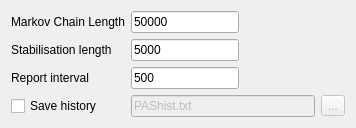
     <widget class="QWidget" name="BITab">
      <attribute name="title">
       <string>BI</string>
      </attribute>
      <layout class="QGridLayout" name="gridLayout_2">
       <item row="0" column="0">
        <widget class="QLabel" name="label_7">
         <property name="toolTip">
          <string>Length of the Markov chain for the MCMC-BI algorithm
 (this number will be multiplied by the number of free parameters)</string>
         </property>
         <property name="text">
          <string>Markov Chain Length</string>
         </property>
        </widget>
       </item>
       <item row="0" column="1">
        <widget class="QLineEdit" name="BI_lengthLE">
         <property name="toolTip">
          <string>Length of the Markov chain for the MCMC-BI algorithm
 (this number will be multiplied by the number of free parameters)</string>
         </property>
         <property name="text">
          <string>50000</string>
         </property>
        </widget>
       </item>
       <item row="0" column="2" colspan="2">
        <spacer name="horizontalSpacer_2">
         <property name="orientation">
          <enum>Qt::Horizontal</enum>
         </property>
         <property name="sizeHint" stdset="0">
          <size>
           <width>86</width>
           <height>20</height>
          </size>
         </property>
        </spacer>
       </item>
       <item row="1" column="0">
        <widget class="QLabel" name="label_8">
         <property name="toolTip">
          <string>&lt;!DOCTYPE HTML PUBLIC &quot;-//W3C//DTD HTML 4.0//EN&quot; &quot;http://www.w3.org/TR/REC-html40/strict.dtd&quot;&gt;
&lt;html&gt;&lt;head&gt;&lt;meta name=&quot;qrichtext&quot; content=&quot;1&quot; /&gt;&lt;style type=&quot;text/css&quot;&gt;
p, li { white-space: pre-wrap; }
&lt;/style&gt;&lt;/head&gt;&lt;body style=&quot; font-family:'MS Shell Dlg 2'; font-size:8.25pt; font-weight:400; font-style:normal;&quot;&gt;
&lt;p style=&quot; margin-top:0px; margin-bottom:0px; margin-left:0px; margin-right:0px; -qt-block-indent:0; text-indent:0px;&quot;&gt;&lt;span style=&quot; font-size:8pt;&quot;&gt;Length of the Markov chain for &lt;/span&gt;&lt;span style=&quot; font-size:8pt; font-weight:600;&quot;&gt;stabilisation phase&lt;/span&gt;&lt;span style=&quot; font-size:8pt;&quot;&gt; of the MCMC-BI algorithm&lt;/span&gt;&lt;/p&gt;
&lt;p style=&quot; margin-top:0px; margin-bottom:0px; margin-left:0px; margin-right:0px; -qt-block-indent:0; text-indent:0px; font-size:8pt;&quot;&gt; (this number will be multiplied by the number of free parameters)&lt;/p&gt;&lt;/body&gt;&lt;/html&gt;</string>
         </property>
         <property name="text">
          <string>Stabilisation length</string>
         </property>
        </widget>
       </item>
       <item row="1" column="1">
        <widget class="QLineEdit" name="BI_stabLE">
         <property name="toolTip">
          <string>&lt;!DOCTYPE HTML PUBLIC &quot;-//W3C//DTD HTML 4.0//EN&quot; &quot;http://www.w3.org/TR/REC-html40/strict.dtd&quot;&gt;
&lt;html&gt;&lt;head&gt;&lt;meta name=&quot;qrichtext&quot; content=&quot;1&quot; /&gt;&lt;style type=&quot;text/css&quot;&gt;
p, li { white-space: pre-wrap; }
&lt;/style&gt;&lt;/head&gt;&lt;body style=&quot; font-family:'MS Shell Dlg 2'; font-size:8.25pt; font-weight:400; font-style:normal;&quot;&gt;
&lt;p style=&quot; margin-top:0px; margin-bottom:0px; margin-left:0px; margin-right:0px; -qt-block-indent:0; text-indent:0px;&quot;&gt;&lt;span style=&quot; font-size:8pt;&quot;&gt;Length of the Markov chain for &lt;/span&gt;&lt;span style=&quot; font-size:8pt; font-weight:600;&quot;&gt;stabilisation phase&lt;/span&gt;&lt;span style=&quot; font-size:8pt;&quot;&gt; of the MCMC-BI algorithm&lt;/span&gt;&lt;/p&gt;
&lt;p style=&quot; margin-top:0px; margin-bottom:0px; margin-left:0px; margin-right:0px; -qt-block-indent:0; text-indent:0px; font-size:8pt;&quot;&gt; (this number will be multiplied by the number of free parameters)&lt;/p&gt;&lt;/body&gt;&lt;/html&gt;</string>
         </property>
         <property name="text">
          <string>5000</string>
         </property>
        </widget>
       </item>
       <item row="1" column="2" colspan="2">
        <spacer name="horizontalSpacer_3">
         <property name="orientation">
          <enum>Qt::Horizontal</enum>
         </property>
         <property name="sizeHint" stdset="0">
          <size>
           <width>100</width>
           <height>20</height>
          </size>
         </property>
        </spacer>
       </item>
       <item row="2" column="0">
        <widget class="QLabel" name="label_9">
         <property name="toolTip">
          <string>&lt;!DOCTYPE HTML PUBLIC &quot;-//W3C//DTD HTML 4.0//EN&quot; &quot;http://www.w3.org/TR/REC-html40/strict.dtd&quot;&gt;
&lt;html&gt;&lt;head&gt;&lt;meta name=&quot;qrichtext&quot; content=&quot;1&quot; /&gt;&lt;style type=&quot;text/css&quot;&gt;
p, li { white-space: pre-wrap; }
&lt;/style&gt;&lt;/head&gt;&lt;body style=&quot; font-family:'MS Shell Dlg 2'; font-size:8.25pt; font-weight:400; font-style:normal;&quot;&gt;
&lt;p style=&quot; margin-top:0px; margin-bottom:0px; margin-left:0px; margin-right:0px; -qt-block-indent:0; text-indent:0px;&quot;&gt;&lt;span style=&quot; font-size:8pt;&quot;&gt;The MCMC-BI algorithm will update the output after accepting this many transitions&lt;/span&gt;&lt;/p&gt;
&lt;p style=&quot; margin-top:0px; margin-bottom:0px; margin-left:0px; margin-right:0px; -qt-block-indent:0; text-indent:0px; font-size:8pt;&quot;&gt;(multiplied by the number of free parameters)&lt;/p&gt;&lt;/body&gt;&lt;/html&gt;</string>
         </property>
         <property name="text">
          <string>Report interval</string>
         </property>
        </widget>
       </item>
       <item row="2" column="1">
        <widget class="QLineEdit" name="BI_reportLE">
         <property name="toolTip">
          <string>&lt;!DOCTYPE HTML PUBLIC &quot;-//W3C//DTD HTML 4.0//EN&quot; &quot;http://www.w3.org/TR/REC-html40/strict.dtd&quot;&gt;
&lt;html&gt;&lt;head&gt;&lt;meta name=&quot;qrichtext&quot; content=&quot;1&quot; /&gt;&lt;style type=&quot;text/css&quot;&gt;
p, li { white-space: pre-wrap; }
&lt;/style&gt;&lt;/head&gt;&lt;body style=&quot; font-family:'MS Shell Dlg 2'; font-size:8.25pt; font-weight:400; font-style:normal;&quot;&gt;
&lt;p style=&quot; margin-top:0px; margin-bottom:0px; margin-left:0px; margin-right:0px; -qt-block-indent:0; text-indent:0px;&quot;&gt;&lt;span style=&quot; font-size:8pt;&quot;&gt;The MCMC-BI algorithm will update the output after accepting this many transitions&lt;/span&gt;&lt;/p&gt;
&lt;p style=&quot; margin-top:0px; margin-bottom:0px; margin-left:0px; margin-right:0px; -qt-block-indent:0; text-indent:0px; font-size:8pt;&quot;&gt;(multiplied by the number of free parameters)&lt;/p&gt;&lt;/body&gt;&lt;/html&gt;</string>
         </property>
         <property name="text">
          <string>500</string>
         </property>
        </widget>
       </item>
       <item row="2" column="2" colspan="2">
        <spacer name="horizontalSpacer_4">
         <property name="orientation">
          <enum>Qt::Horizontal</enum>
         </property>
         <property name="sizeHint" stdset="0">
          <size>
           <width>100</width>
           <height>20</height>
          </size>
         </property>
        </spacer>
       </item>
       <item row="3" column="0">
        <widget class="QCheckBox" name="BI_savehistCB">
         <property name="toolTip">
          <string>&lt;!DOCTYPE HTML PUBLIC &quot;-//W3C//DTD HTML 4.0//EN&quot; &quot;http://www.w3.org/TR/REC-html40/strict.dtd&quot;&gt;
&lt;html&gt;&lt;head&gt;&lt;meta name=&quot;qrichtext&quot; content=&quot;1&quot; /&gt;&lt;style type=&quot;text/css&quot;&gt;
p, li { white-space: pre-wrap; }
&lt;/style&gt;&lt;/head&gt;&lt;body style=&quot; font-family:'MS Shell Dlg 2'; font-size:8.25pt; font-weight:400; font-style:normal;&quot;&gt;
&lt;p style=&quot; margin-top:0px; margin-bottom:0px; margin-left:0px; margin-right:0px; -qt-block-indent:0; text-indent:0px; font-size:8pt;&quot;&gt;Enable saving  the whole sampled solution space.&lt;/p&gt;
&lt;p style=&quot; margin-top:0px; margin-bottom:0px; margin-left:0px; margin-right:0px; -qt-block-indent:0; text-indent:0px; font-size:8pt;&quot;&gt;This is required if a detailed analysis is to be done from the MCMC-BI results.&lt;/p&gt;
&lt;p style=&quot; margin-top:0px; margin-bottom:0px; margin-left:0px; margin-right:0px; -qt-block-indent:0; text-indent:0px; font-size:8pt;&quot;&gt;&lt;span style=&quot; font-weight:600;&quot;&gt;Warning:&lt;/span&gt; enabling this requires a lot of disk space and slows down the MCMC-BI.&lt;/p&gt;
&lt;p style=&quot; margin-top:0px; margin-bottom:0px; margin-left:0px; margin-right:0px; -qt-block-indent:0; text-indent:0px; font-size:8pt;&quot;&gt;It is not needed to obtain the mean and the standard deviation of the sampled solution space.&lt;/p&gt;
&lt;p style=&quot; margin-top:0px; margin-bottom:0px; margin-left:0px; margin-right:0px; -qt-block-indent:0; text-indent:0px; font-size:8pt;&quot;&gt;Enable only if you really need it.&lt;/p&gt;&lt;/body&gt;&lt;/html&gt;</string>
         </property>
         <property name="text">
          <string>Save history</string>
         </property>
        </widget>
       </item>
       <item row="3" column="1" colspan="2">
        <widget class="QLineEdit" name="BI_savehistLE">
         <property name="enabled">
          <bool>false</bool>
         </property>
         <property name="toolTip">
          <string>&lt;!DOCTYPE HTML PUBLIC &quot;-//W3C//DTD HTML 4.0//EN&quot; &quot;http://www.w3.org/TR/REC-html40/strict.dtd&quot;&gt;
&lt;html&gt;&lt;head&gt;&lt;meta name=&quot;qrichtext&quot; content=&quot;1&quot; /&gt;&lt;style type=&quot;text/css&quot;&gt;
p, li { white-space: pre-wrap; }
&lt;/style&gt;&lt;/head&gt;&lt;body style=&quot; font-family:'MS Shell Dlg 2'; font-size:8.25pt; font-weight:400; font-style:normal;&quot;&gt;
&lt;p style=&quot; margin-top:0px; margin-bottom:0px; margin-left:0px; margin-right:0px; -qt-block-indent:0; text-indent:0px; font-size:8pt;&quot;&gt;File where the MCMC-BI sampled solution space is to be stored (if the save history option is enabled). This file can grow very large!.&lt;/p&gt;
&lt;p style=&quot;-qt-paragraph-type:empty; margin-top:0px; margin-bottom:0px; margin-left:0px; margin-right:0px; -qt-block-indent:0; text-indent:0px; font-size:8pt;&quot;&gt;&lt;/p&gt;&lt;/body&gt;&lt;/html&gt;</string>
         </property>
         <property name="text">
          <string>PAShist.txt</string>
         </property>
        </widget>
       </item>
       <item row="3" column="3">
        <widget class="QToolButton" name="BI_savehistPB">
         <property name="enabled">
          <bool>false</bool>
         </property>
         <property name="toolTip">
          <string>Select a &quot;history&quot; file...</string>
         </property>
         <property name="text">
          <string>...</string>
         </property>
        </widget>
       </item>
      </layout>
     </widget>
